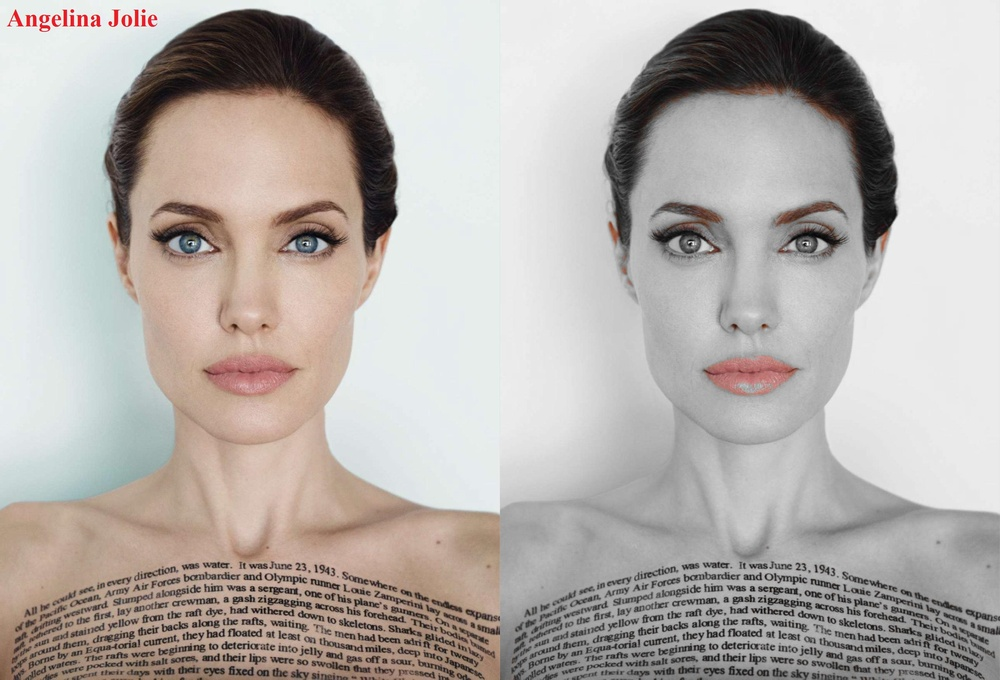
%> input picture Angelina_Jolie.jpg, 1000 x 680 px, shrunk from 2578 x 1752 before the run
$ octave borders.m   (GNU Octave 9; MATLAB toolbox functions it lacks are replaced by stand-ins)
%> lines starting %> are read from the running program, lines starting %| are printed output that depends on the picture
% function borders
clc;clear all;
File = 'Angelina_Jolie.jpg';
im = imread( strcat( 'PIC\', File ) );
%> im is the input picture: size 680x1000x3 uint8; mean R, G, B 182.2, 176.2, 172.1
imdbl = double( im );
image( im );
axis image off
drawnow

NFil = 50;
h = ones( NFil, NFil );
mp = floor( NFil/2 ) + 1;
h( mp, mp ) = mp * mp;
for t = 1:floor( length(h)/2-1 )
    V2R = t;
    h( mp, mp+t ) = h( mp, mp ) - V2R;
    h( mp, mp-t ) = h( mp, mp ) - V2R;
end

for t = mp+1:length(h)
    h( t, : ) = h( t-1, : ) - t;
end


for t = mp-1:-1:1
    h( t, : ) = h( t+1, : ) - 1;
end


% [7 lines of commented-out code are left out]


Y = conv2( imdbl(:, :, 1), h );
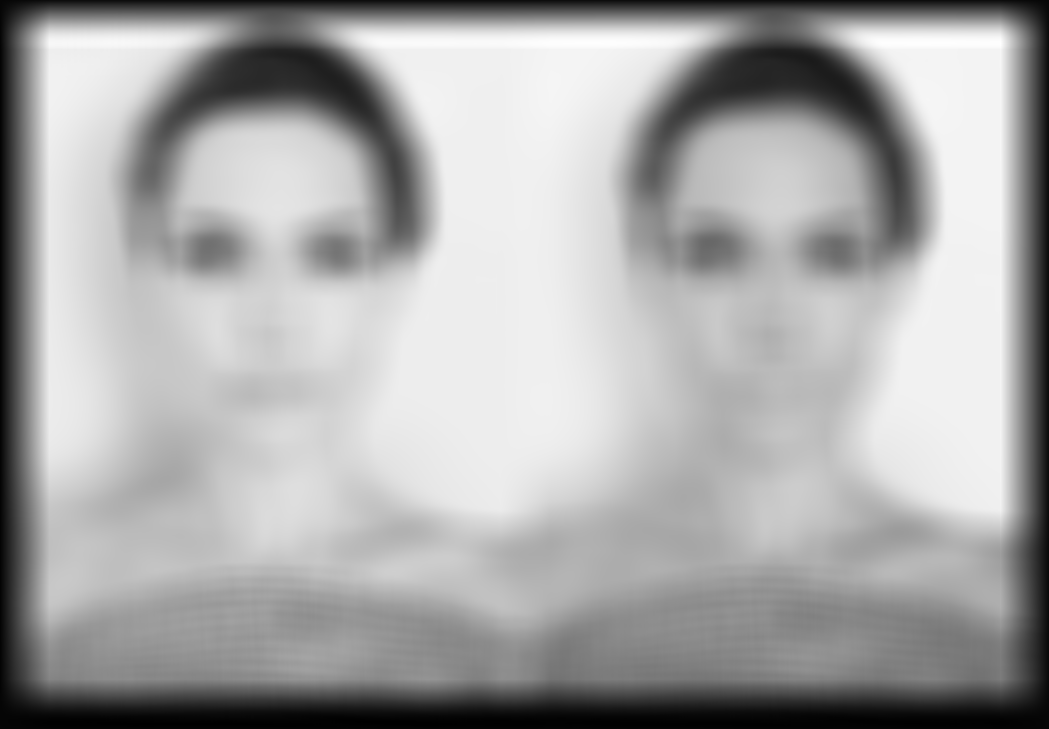
%> Y: size 729x1049 double; min -6995752, max 270283217, mean 176585665.8; drawn with min black and max white
Y = uint8( 255 * Y/max( max(Y) ) );
%> Y: size 729x1049 uint8
imdbl(:, :, 1) = Y( 1:size(imdbl,1), 1:size(imdbl,2) );
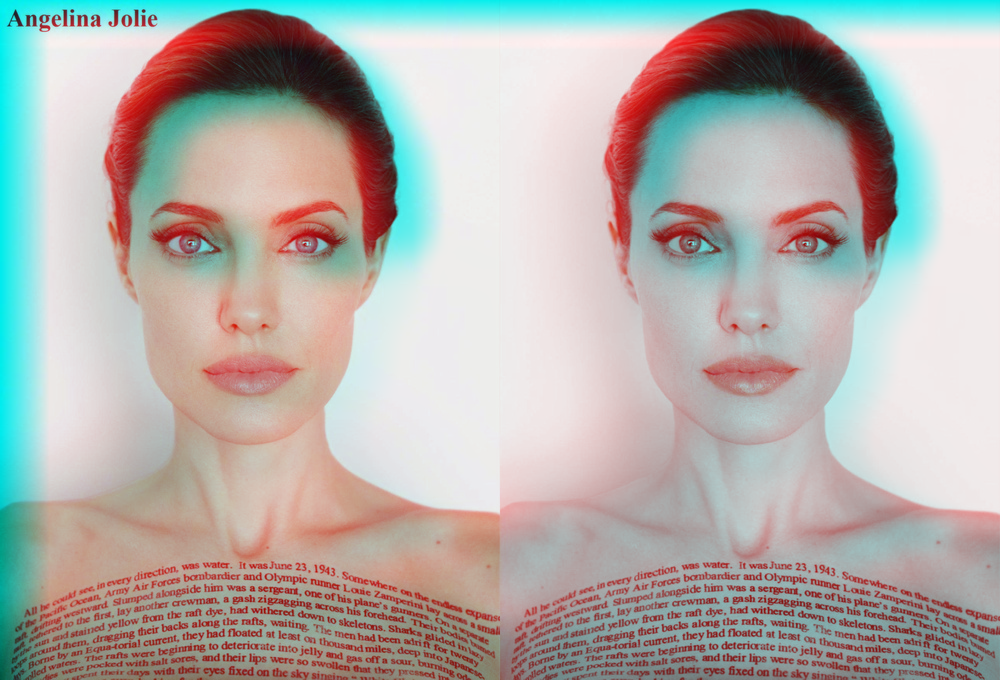
%> imdbl: size 680x1000x3 double; mean R, G, B 178.9, 176.2, 172.1

Y = conv2( imdbl(:, :, 2), h );
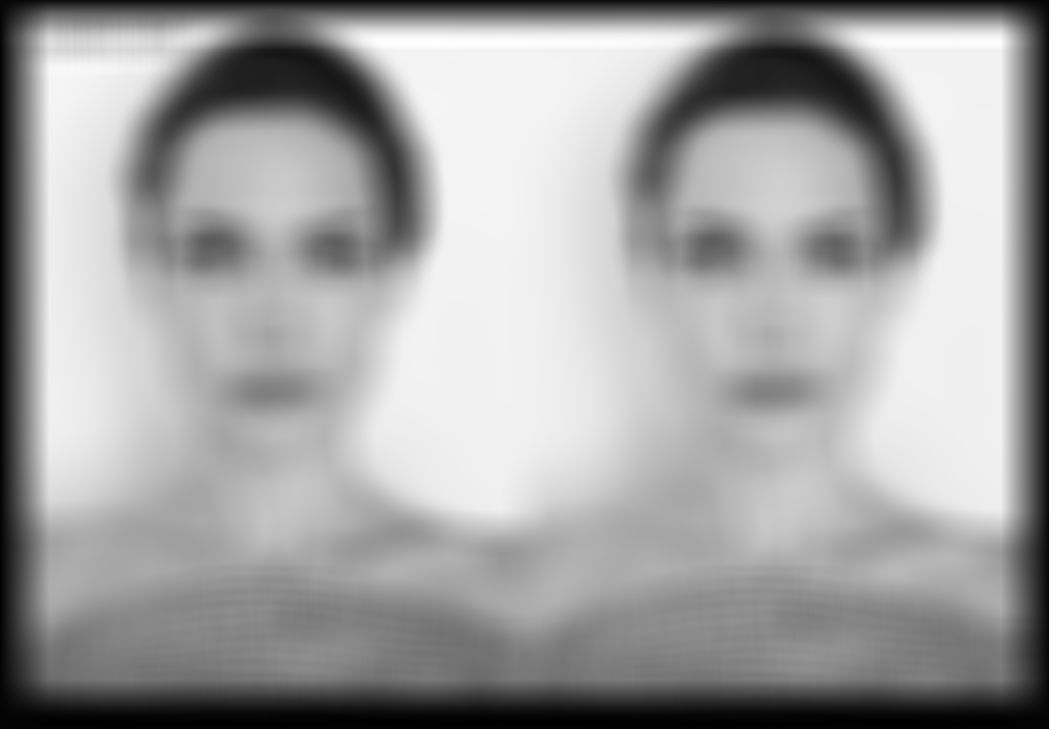
%> Y: size 729x1049 double; min -6002517, max 272000466, mean 170791142.9; drawn with min black and max white
Y = uint8( 255 * Y/max( max(Y) ) );
%> Y: size 729x1049 uint8
imdbl(:, :, 2) = Y( 1:size(imdbl,1), 1:size(imdbl,2) );
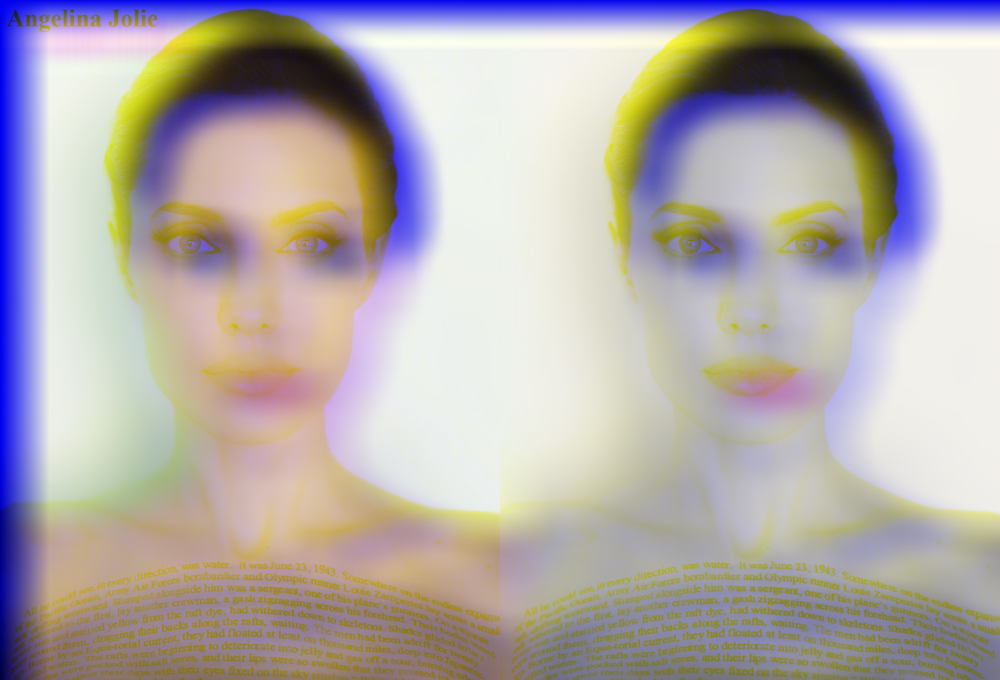
%> imdbl: size 680x1000x3 double; mean R, G, B 178.9, 171.9, 172.1

Y = conv2( imdbl(:, :, 3), h );
%> Y: size 729x1049 double
Y = uint8( 255 * Y/max( max(Y) ) );
%> Y: size 729x1049 uint8
imdbl(:, :, 3) = Y( 1:size(imdbl,1), 1:size(imdbl,2) );
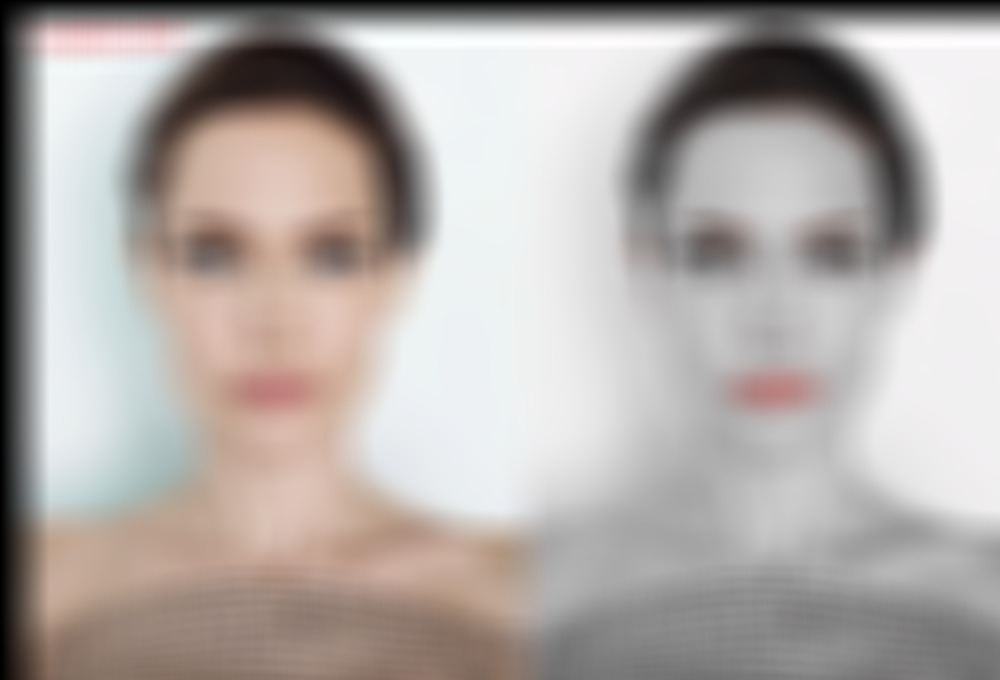
%> imdbl: size 680x1000x3 double; mean R, G, B 178.9, 171.9, 168.8


imshow( [im uint8(imdbl)] );
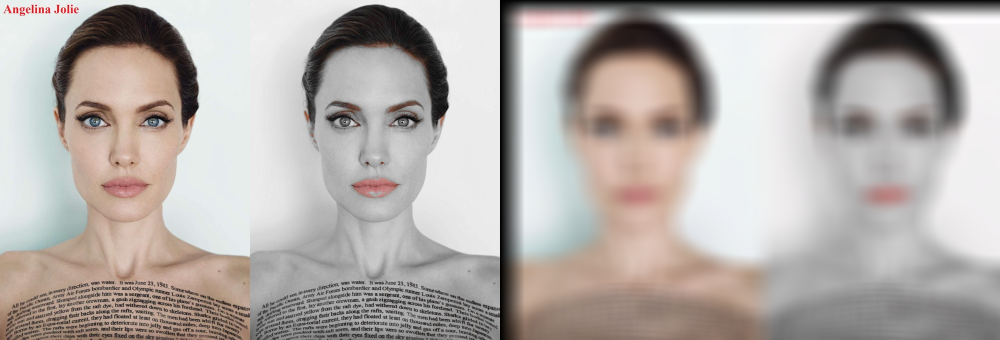
%> displayed picture: size 680x2000x3, on the screen's scale of 0 to 255 (shown at 1/2 size); mean R, G, B 180.5, 174.1, 170.5
drawnow
% clc;h

%
% imdbl(:, :, 1) = Y( 1:size(im,2), 1:size(im,1) );
%
% imshow( Y );
% drawnow


% imgray = rgb2gray( im );
% BW = edge( Y, 'canny' );
% imshow( BW );
% drawnow
imwrite( uint8(imdbl), '_a.jpg' )

$ run again, with 0.jpg copied over Angelina_Jolie.jpg
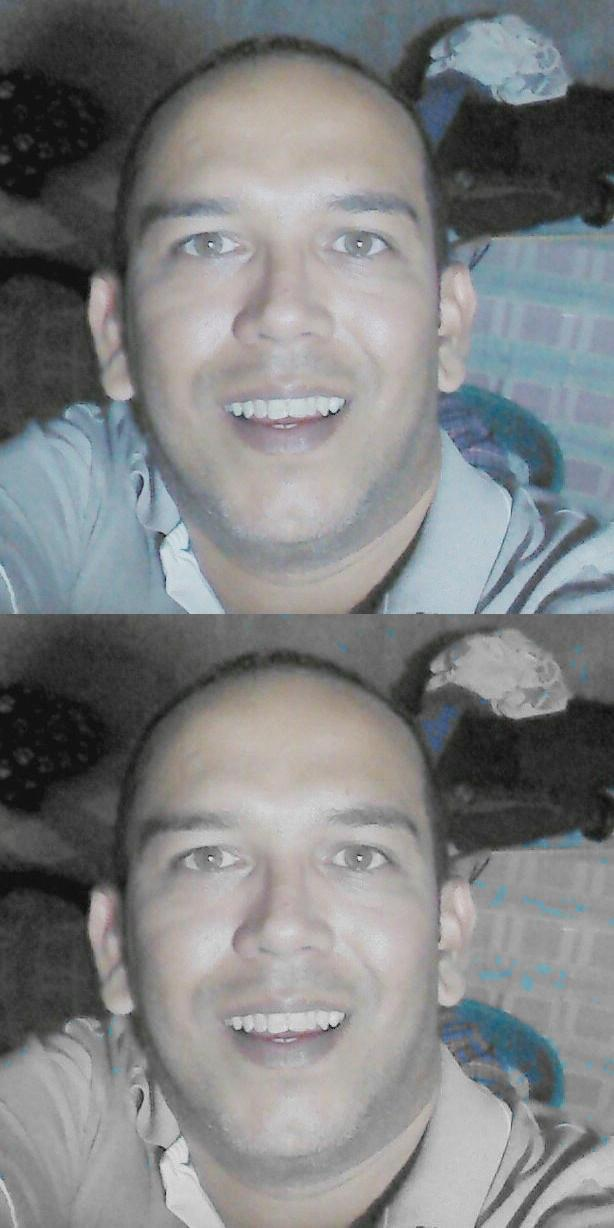
%> input picture 0.jpg, 614 x 1228 px
%> im is the input picture: size 1228x614x3 uint8; mean R, G, B 126.9, 128.9, 130.3
%> `imdbl(:, :, 3) = Y( 1:size(imdbl,1), 1:size(imdbl,2) );`:
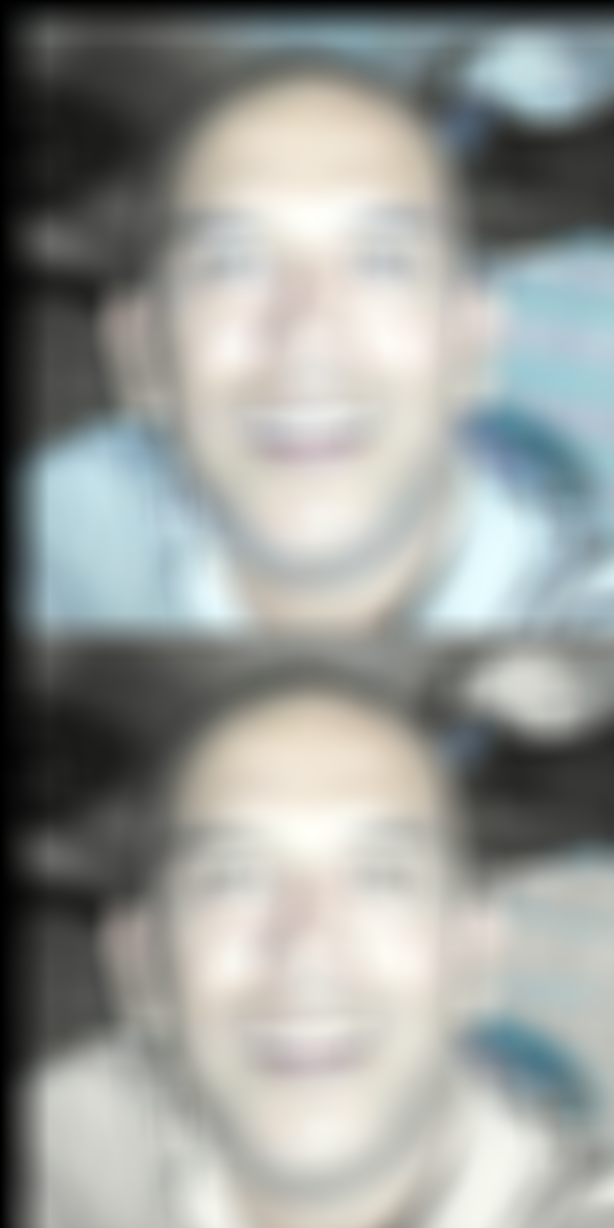
%> imdbl: size 1228x614x3 double; mean R, G, B 151.9, 155.1, 151.9
%> `imshow( [im uint8(imdbl)] );`:
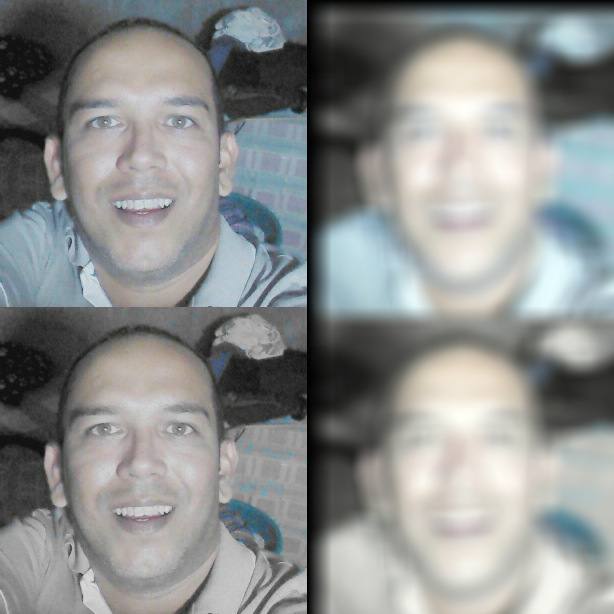
%> displayed picture: size 1228x1228x3, on the screen's scale of 0 to 255 (shown at 1/2 size); mean R, G, B 139.4, 142, 141.1

$ run again, with Chloe_Moretz.jpg copied over Angelina_Jolie.jpg
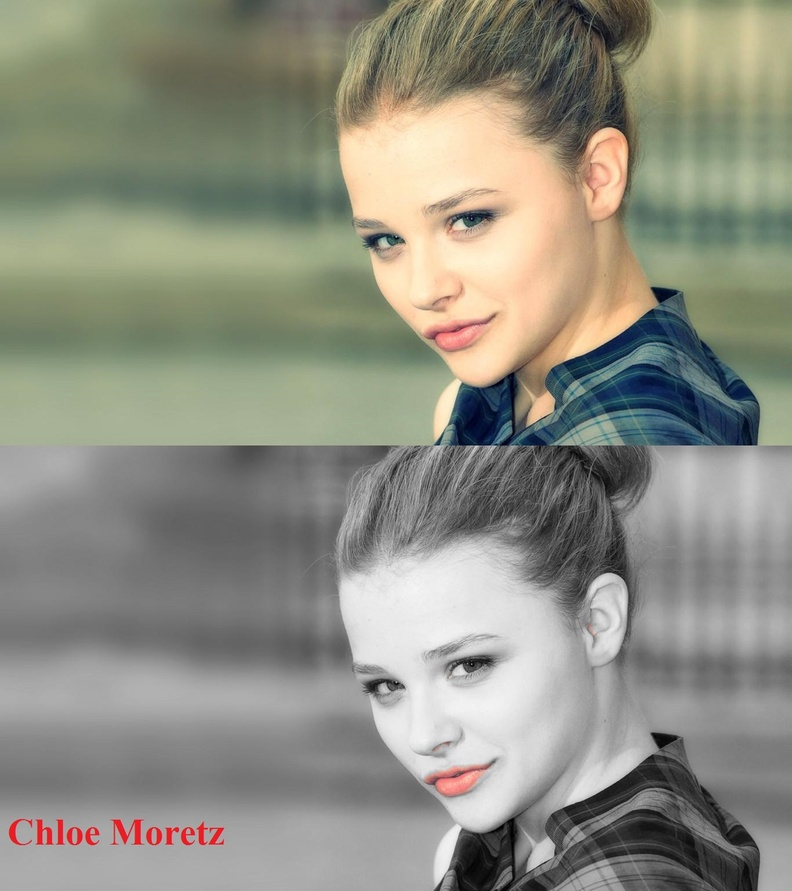
%> input picture Chloe_Moretz.jpg, 792 x 891 px, shrunk from 1366 x 1536 before the run
%> im is the input picture: size 891x792x3 uint8; mean R, G, B 142.8, 142.9, 130.4
%> `imdbl(:, :, 3) = Y( 1:size(imdbl,1), 1:size(imdbl,2) );`:
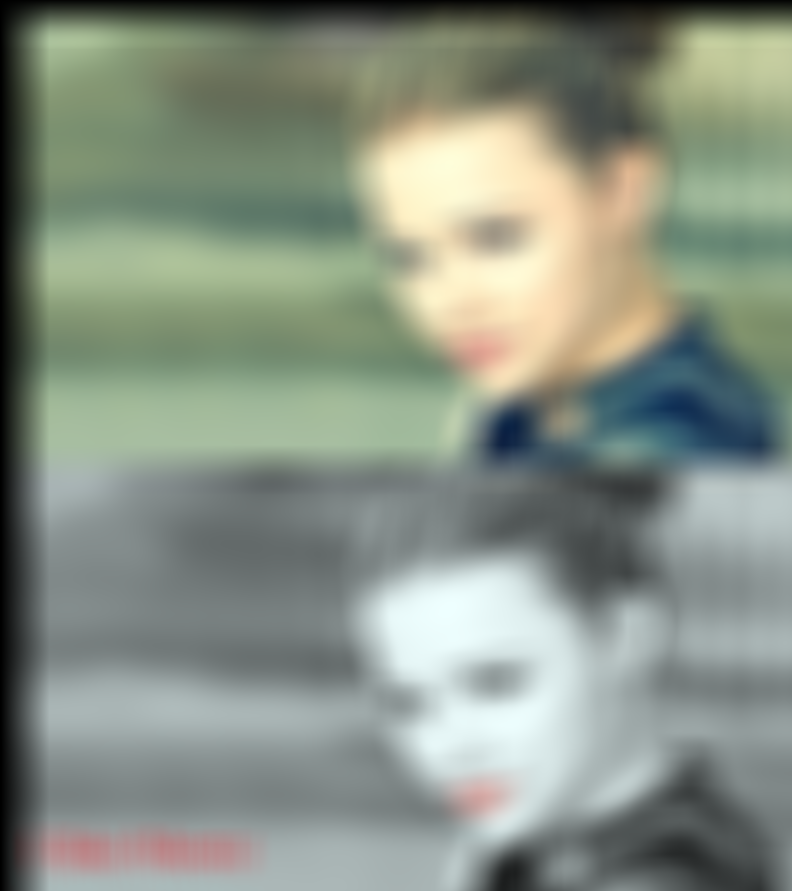
%> imdbl: size 891x792x3 double; mean R, G, B 135.8, 145.3, 132.4
%> `imshow( [im uint8(imdbl)] );`:
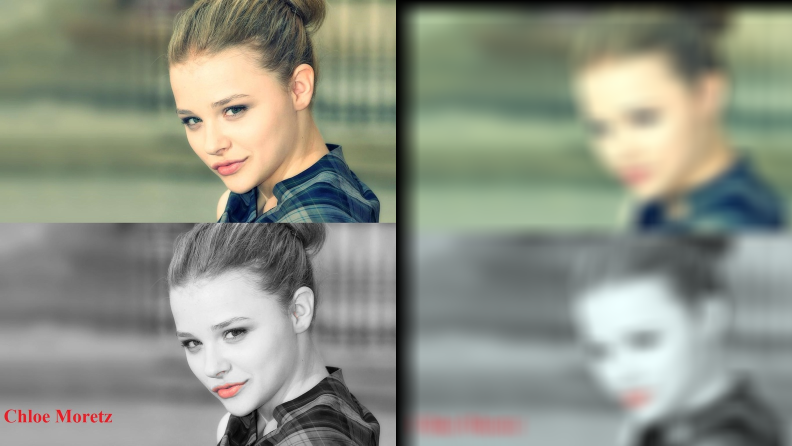
%> displayed picture: size 891x1584x3, on the screen's scale of 0 to 255 (shown at 1/2 size); mean R, G, B 139.3, 144.1, 131.4
